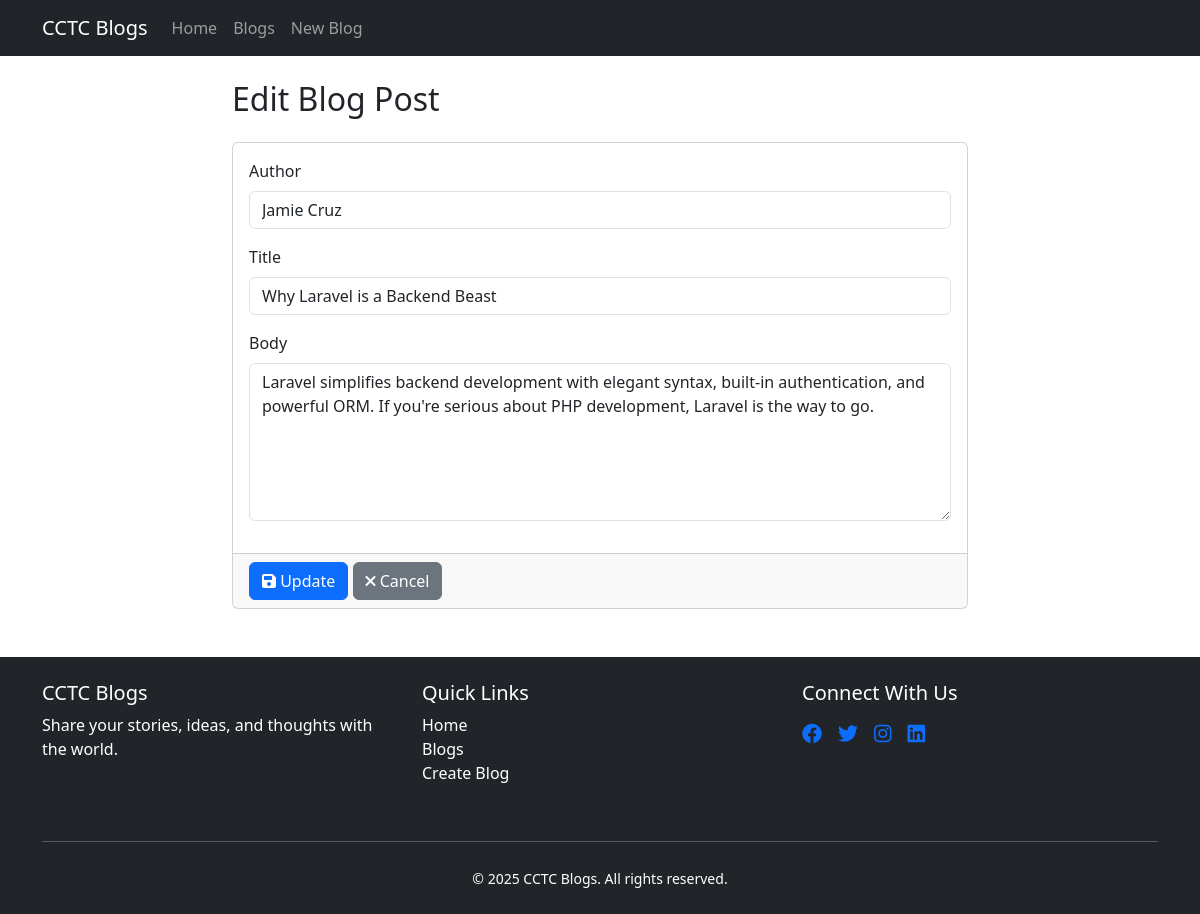
/blog/7/edit/, run on the app's committed database.
### blog/models.py (models this page shows, shortened)
class Blog(models.Model):
    author = models.CharField(max_length=100)
    title = models.CharField(max_length=200)
    body = models.TextField()
    created_at = models.DateTimeField(auto_now_add=True)
    updated_at = models.DateTimeField(auto_now=True)
    class Meta:
        ordering = ['-created_at']

### blog/views.py (the view, shortened to what this page needs)
# urls.py: path('blog/<int:pk>/edit/', views.BlogUpdateView.as_view(), name='blog-update'),
class BlogUpdateView(UpdateView):
    model = Blog
    template_name = 'blog_form.html'
    fields = ['author', 'title', 'body']
    success_url = reverse_lazy('blog-list')

### templates/blog_form.html (shortened to what this page needs)
{% extends 'base.html' %}
{% block content %}
<div class="row">
    <div class="col-md-8 offset-md-2">
        <h2 class="mb-4">
            {% if form.instance.pk %}
                Edit Blog Post
            {% else %}
                Create New Blog Post
            {% endif %}
        </h2>
        <form method="post" class="card">
            <div class="card-body">
                {% for field in form %}
                <div class="mb-3">
                    <label for="{{ field.id_for_label }}" class="form-label">{{ field.label }}</label>
                    {% if field.name == 'body' %}
                        <textarea name="{{ field.name }}" id="{{ field.id_for_label }}"
                                class="form-control {% if field.errors %}is-invalid{% endif %}"
                                rows="6">{{ field.value|default:'' }}</textarea>
                    {% else %}
                        <input type="{{ field.field.widget.input_type }}"
                               name="{{ field.name }}"
                               id="{{ field.id_for_label }}"
                               value="{{ field.value|default:'' }}"
                               class="form-control {% if field.errors %}is-invalid{% endif %}">
                    {% endif %}
                </div>
                {% endfor %}
            </div>
            <div class="card-footer">
                <button type="submit" class="btn btn-primary">
                    {% if form.instance.pk %}
                        <i class="fas fa-save"></i> Update
                    {% else %}
                        <i class="fas fa-plus"></i> Create
                    {% endif %}
                </button>
                <a href="{% url 'blog-list' %}" class="btn btn-secondary">
                    <i class="fas fa-times"></i> Cancel
                </a>
            </div>
        </form>
    </div>
</div>
{% endblock %}

### data on the page
Blog: author "Jamie Cruz" "Why Laravel is a Backend Beast", body "Laravel simplifies backend development with elegant syntax, built-in authentication, and powerful ORM. If you're serious about PHP development, Laravel is the way to go."

### other printed values
{{ field.label }} "Author" "Title" "Body"
